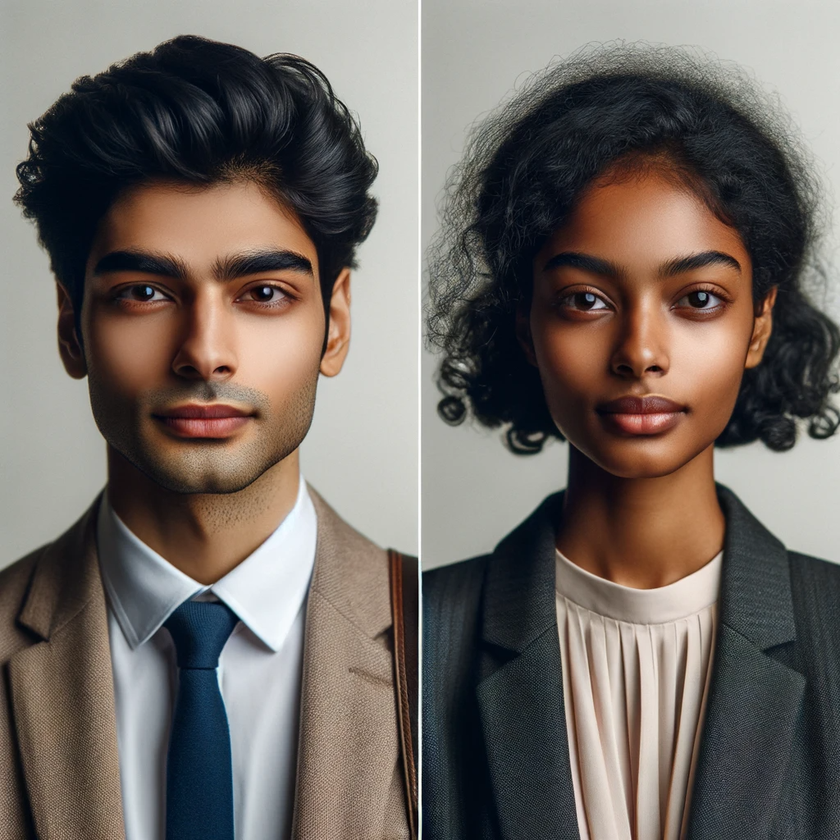
#> input picture 2.데스크톱 자동화/03.이미지자동화/two_people.png, 840 x 840 px, shrunk from 1024 x 1024 before the run
$ jupyter execute '4.opencv사용법.ipynb'
#> lines starting #> are read from the running program, lines starting #| are printed output that depends on the picture
목표: 얼굴 부분을 디텍팅 해서 블러 처리한다.

[cell 1]
from PIL import Image, ImageFilter
import cv2
# 얼굴 인식을 위한 Haar Cascade 파일 경로
face_cascade_path = cv2.data.haarcascades + 'haarcascade_frontalface_default.xml'
# 얼굴 인식 분류기 생성
face_cascade = cv2.CascadeClassifier(face_cascade_path)
img = Image.open('two_people.png')
#> img is the input picture: PIL image 840x840 RGBA; mean R, G, B, A 112.7, 104.7, 99, 255
# OpenCV에서 사용할 수 있도록 이미지를 그레이스케일로 변환
gray_img = cv2.cvtColor(cv2.imread('two_people.png'), cv2.COLOR_BGR2GRAY)
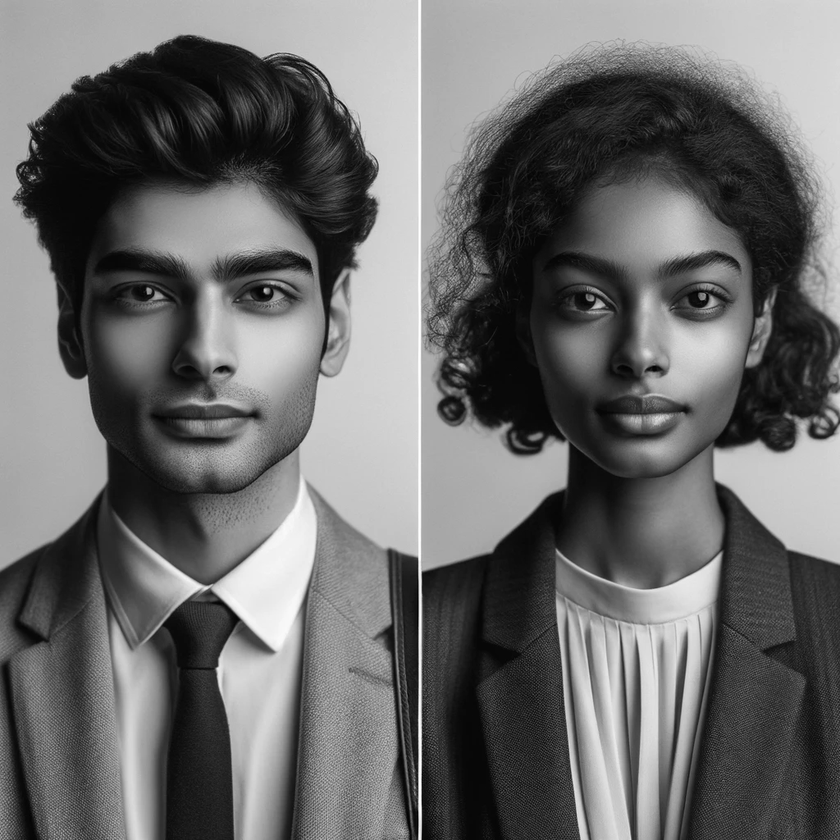
#> gray_img: shape (840, 840); min 0, max 255, mean 106.4

# 얼굴 인식
faces = face_cascade.detectMultiScale(gray_img, scaleFactor=1.1, minNeighbors=5, minSize=(30, 30))
#> faces = [[502, 185, 278, 278], [52, 172, 304, 304], [98, 465, 241, 241]]
print(faces)
#| [[502 185 278 278]
#|  [ 52 172 304 304]
#|  [ 98 465 241 241]]

for i in range(len(faces)):
    left = faces[i][0]
    upper = faces[i][1]
    right = left + faces[i][2]
    lower = upper + faces[i][3]

    cropped_img = img.crop((left, upper, right, lower))
    blurred_img = cropped_img.filter(ImageFilter.GaussianBlur(radius=8))
    img.paste(blurred_img, (left, upper, right, lower))
#> this loop made 3 passes
#> (left, upper, right, lower) on passes 1 to 3: (502, 185, 780, 463), (52, 172, 356, 476), (98, 465, 339, 706)
#> pass 1, `cropped_img = img.crop((left, upper, right, lower))`:
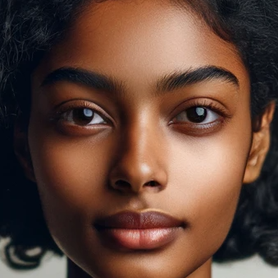
#> cropped_img: PIL image 278x278 RGBA; mean R, G, B, A 99.4, 70.4, 58.3, 255
#> pass 1, `blurred_img = cropped_img.filter(ImageFilter.GaussianBlur(radius=8))`:
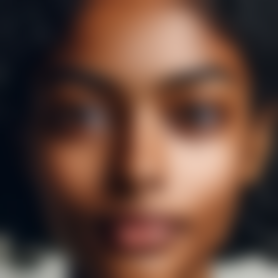
#> blurred_img: PIL image 278x278 RGBA; mean R, G, B, A 99.3, 70.4, 58.3, 255
#> pass 2, `cropped_img = img.crop((left, upper, right, lower))`:
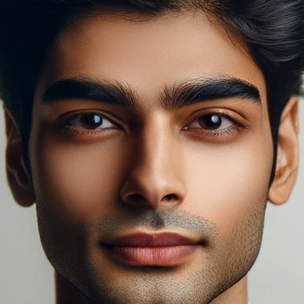
#> cropped_img: PIL image 304x304 RGBA; mean R, G, B, A 118.7, 94.1, 80.8, 255
#> pass 2, `blurred_img = cropped_img.filter(ImageFilter.GaussianBlur(radius=8))`:
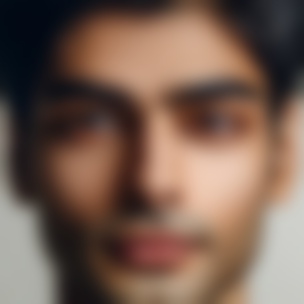
#> blurred_img: PIL image 304x304 RGBA; mean R, G, B, A 118.7, 94.2, 81, 255
#> after the loop:
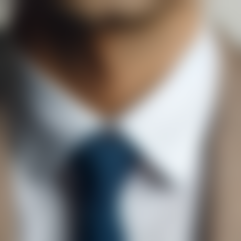
#> blurred_img: PIL image 241x241 RGBA; mean R, G, B, A 128.4, 123.7, 120.7, 255
#> after the loop:
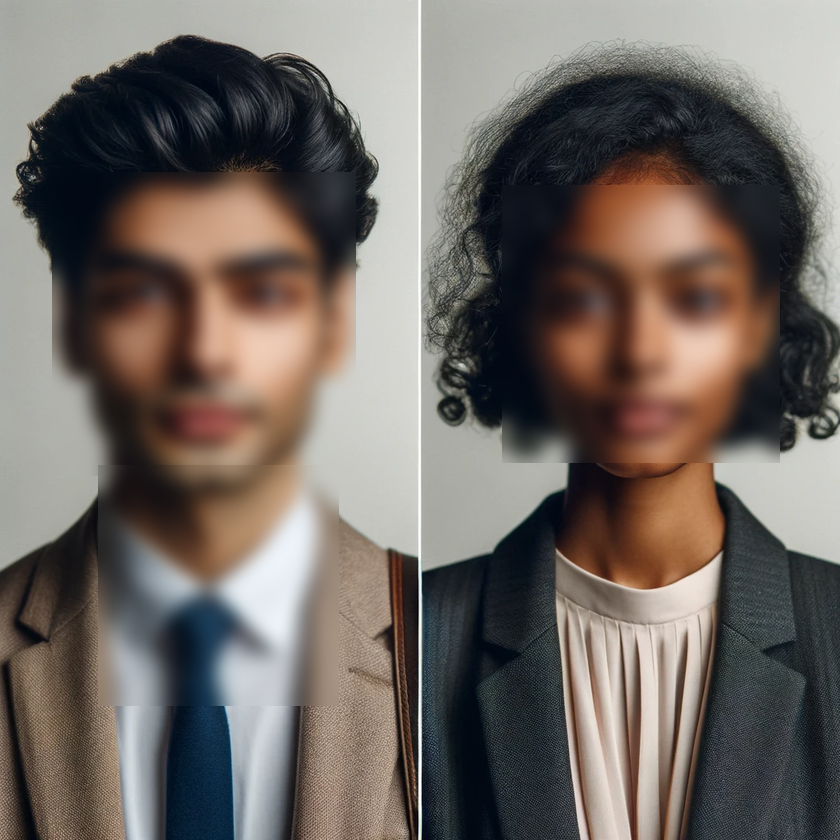
#> img: PIL image 840x840 RGBA; mean R, G, B, A 112.7, 104.7, 99, 255


img.save(f'blurred.png')

$ run again, with 2.데스크톱 자동화/03.이미지자동화/profile.png copied over 2.데스크톱 자동화/03.이미지자동화/two_people.png
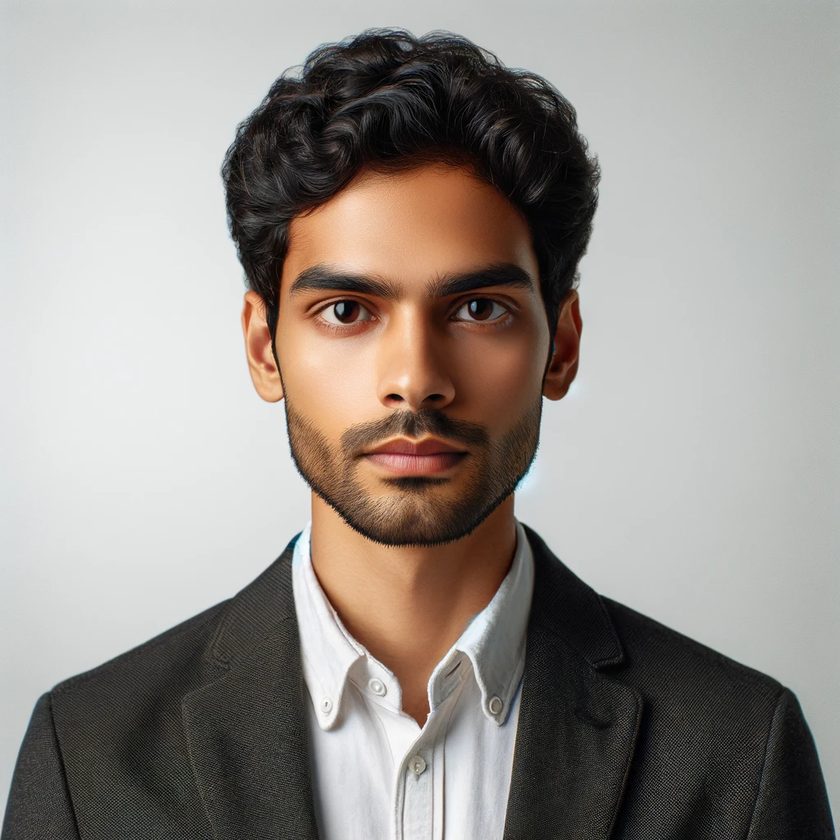
#> input picture 2.데스크톱 자동화/03.이미지자동화/profile.png, 840 x 840 px, shrunk from 1024 x 1024 before the run
#> img is the input picture: PIL image 840x840 RGBA; mean R, G, B, A 152.1, 146.3, 140.8, 255
#> `gray_img = cv2.cvtColor(cv2.imread('two_people.png'), cv2.COLOR_BGR2GR..`:
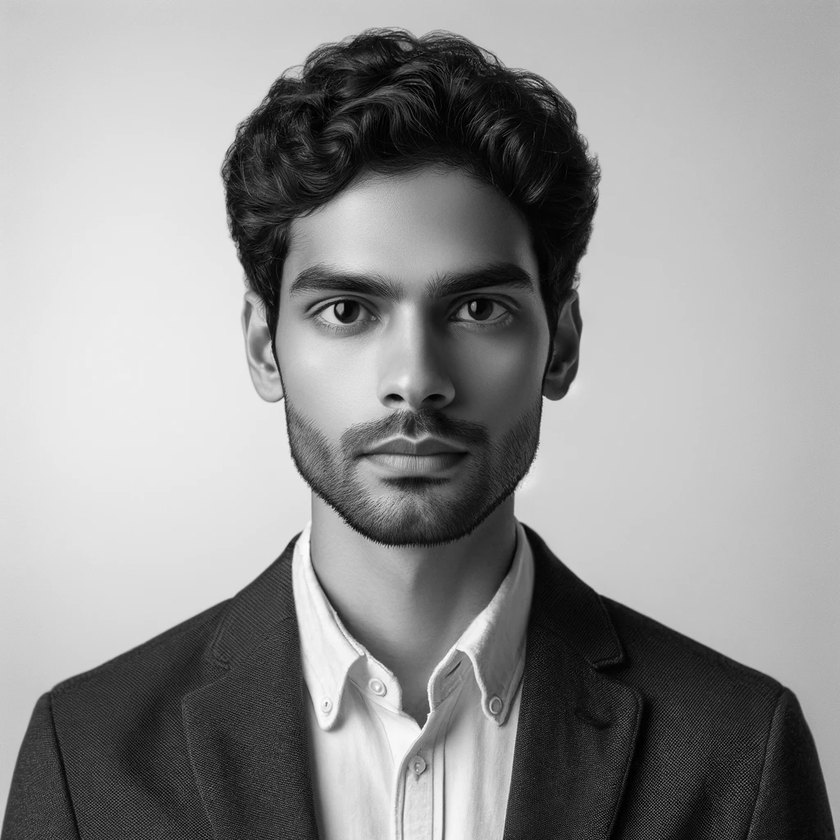
#> gray_img: shape (840, 840); min 0, max 255, mean 147.3
#> faces = [[231, 167, 363, 363]]
#| [[231 167 363 363]]
#> the loop `for i in range(len(faces)):` made 1 pass
#> (left, upper, right, lower) on pass 1: (231, 167, 594, 530)
#> after the loop `for i in range(len(faces)):`:
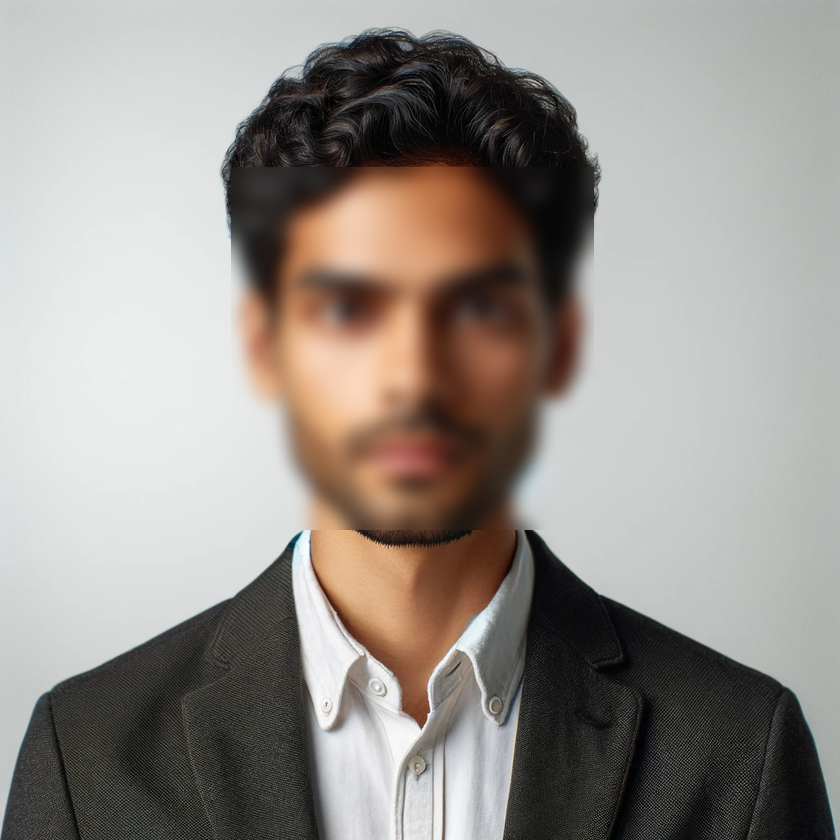
#> img: PIL image 840x840 RGBA; mean R, G, B, A 152.1, 146.3, 140.8, 255
